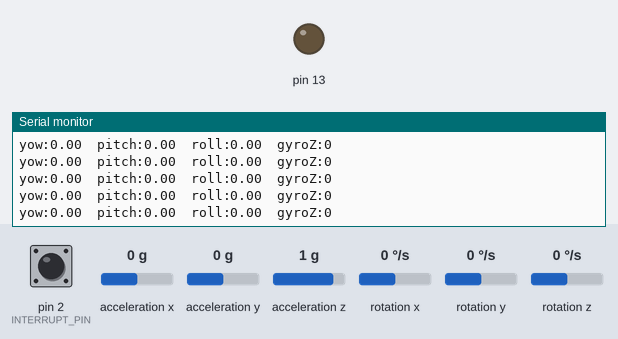
The sketch below on a simulated Arduino Uno, built with avr-gcc and run on an emulated ATmega328P. Shown: output pins drawn as LEDs (lit = HIGH), the last lines printed to the serial monitor. The test bench sets the inputs (shaded band); at power-on: acceleration x 0 g, acceleration y 0 g, acceleration z 1 g, rotation x 0 °/s, pin 2 (INTERRUPT_PIN) LOW, rotation y 0 °/s, rotation z 0 °/s. The sensor or clock chip raises its interrupt line as the real part does.

Above: at 1.7 s.
1.8 s: acceleration x set to 0.8 g
At 2.4 s:
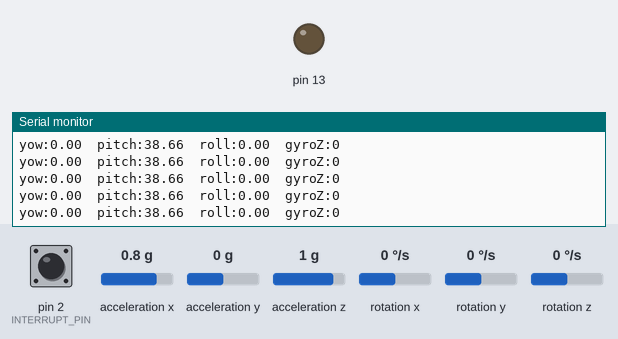
4.8 s: acceleration y set to 0.8 g
At 5.6 s:
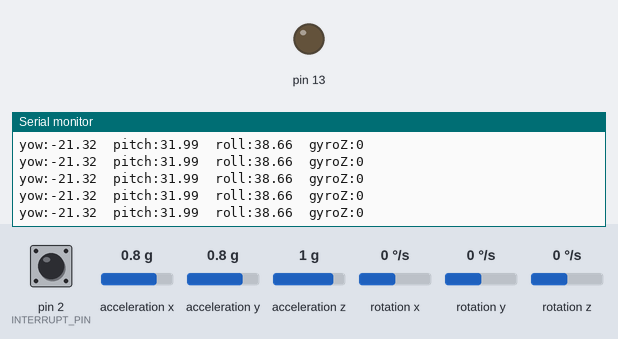
7.8 s: acceleration z set to -1.4 g
At 8.4 s:
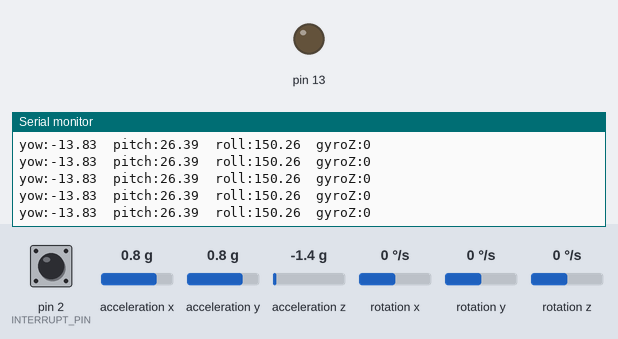
10.8 s: rotation x set to -192 °/s
At 11.7 s:
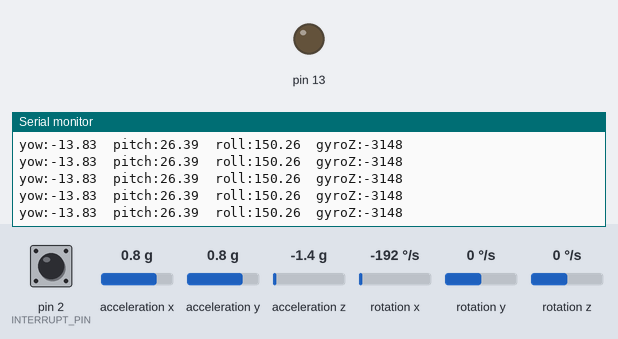
Timing chart, 0 to 13.8 s (numbered marks = the images above; inputs shaded):
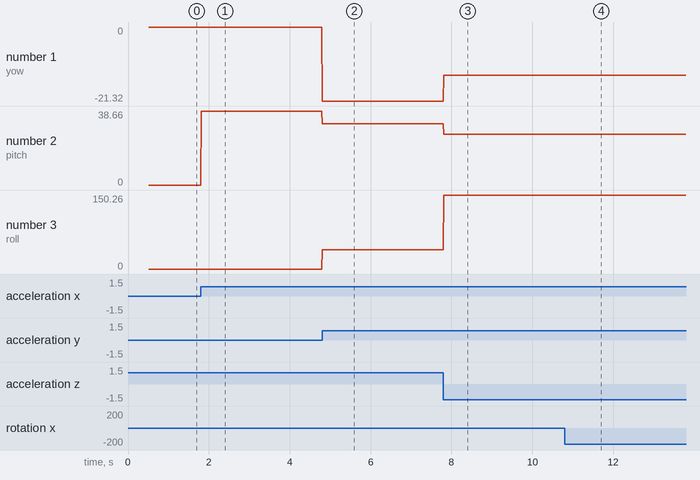

The sketch:

debug_mpu6050.ino
```cpp
/* デバッグ内容
  - 加速度センサが正常にシリアルモニタに表示される。
  - 加速度センサを回転させるとそれに比例してシリアルモニタの値も変化する。
*/

#include "I2Cdev.h"
#include "MPU6050_6Axis_MotionApps20.h"
#if I2CDEV_IMPLEMENTATION == I2CDEV_ARDUINO_WIRE
  #include "Wire.h"
#endif

#define INTERRUPT_PIN 2       // use pin 2 on Arduino Uno & most boards

MPU6050 mpu;

bool dmpReady = false;        // set true if DMP init was successful
uint8_t mpuIntStatus;         // holds actual interrupt status byte from MPU
uint8_t devStatus;            // return status after each device operation (0 = success, !0 = error)
uint16_t packetSize;          // expected DMP packet size (default is 42 bytes)
uint16_t fifoCount;           // count of all bytes currently in FIFO
uint8_t fifoBuffer[64];       // FIFO storage buffer
Quaternion q;                 // [w, x, y, z]         quaternion container
VectorFloat gravity;          // [x, y, z]            gravity vector
VectorInt16 gyro;             // [x, y, z]            角速度センサの測定値
float ypr[3];                 // [yaw, pitch, roll]   yaw/pitch/roll container and gravity vector

volatile bool mpuInterrupt = false;     // indicates whether MPU interrupt pin has gone high
void dmpDataReady() {
  mpuInterrupt = true;
}


void setup() {
  pinMode(13, OUTPUT);
  digitalWrite(13, LOW);
#if I2CDEV_IMPLEMENTATION == I2CDEV_ARDUINO_WIRE
  Wire.begin();
  Wire.setClock(400000); // 400kHz I2C clock. Comment this line if having compilation difficulties
#elif I2CDEV_IMPLEMENTATION == I2CDEV_BUILTIN_FASTWIRE
  Fastwire::setup(400, true);
#endif
  Serial.begin(115200);
  while (!Serial); // wait for Leonardo enumeration, others continue immediately
  Serial.println(F("Initializing I2C devices..."));
  mpu.initialize();
  Serial.println(F("Testing device connections..."));
  Serial.println(mpu.testConnection() ? F("MPU6050 connection successful") : F("MPU6050 connection failed"));

  mpu.initialize();
  pinMode(INTERRUPT_PIN, INPUT);

  Serial.println(F("Initializing DMP..."));
  devStatus = mpu.dmpInitialize();

  mpu.setXGyroOffset(220);
  mpu.setYGyroOffset(76);
  mpu.setZGyroOffset(-85);
  mpu.setZAccelOffset(1788); // 1688 factory default for my test chip

  if (devStatus == 0) {
    Serial.println(F("Enabling DMP..."));
    mpu.setDMPEnabled(true);

    Serial.println(F("Enabling interrupt detection (Arduino external interrupt 0)..."));
    attachInterrupt(digitalPinToInterrupt(INTERRUPT_PIN), dmpDataReady, RISING);
    mpuIntStatus = mpu.getIntStatus();

    Serial.println(F("DMP ready! Waiting for first interrupt..."));
    dmpReady = true;

    packetSize = mpu.dmpGetFIFOPacketSize();
  } else {
    // ERROR!
    // 1 = initial memory load failed
    // 2 = DMP configuration updates failed
    // (if it's going to break, usually the code will be 1)
    Serial.print(F("DMP Initialization failed (code "));
    Serial.print(devStatus);
    Serial.println(F(")"));
  }
}

void loop() {
  if (!dmpReady) return;
  mpuInterrupt = false;
  mpuIntStatus = mpu.getIntStatus();
  fifoCount = mpu.getFIFOCount();
  if ((mpuIntStatus & 0x10) || fifoCount == 1024) {
    mpu.resetFIFO();
    Serial.println(F("FIFO overflow!"));
  } else if (mpuIntStatus & 0x02) {
    while (fifoCount < packetSize) fifoCount = mpu.getFIFOCount();
    mpu.getFIFOBytes(fifoBuffer, packetSize);
    fifoCount -= packetSize;
  }

  mpu.dmpGetQuaternion(&q, fifoBuffer);
  mpu.dmpGetGravity(&gravity, &q);
  mpu.dmpGetYawPitchRoll(ypr, &q, &gravity);
  mpu.dmpGetGyro(&gyro, fifoBuffer);
  Serial.print("yow:"); Serial.print(ypr[0] * 180 / M_PI);
  Serial.print("  pitch:"); Serial.print(ypr[1] * 180 / M_PI);
  Serial.print("  roll:"); Serial.print(ypr[2] * 180 / M_PI);
  Serial.print("  gyroZ:"); Serial.println(gyro.x);
}
```

Measured:
- after the input at 1.8 s, the serial monitor: prints a new line at once (image 1)
- after the input at 4.8 s, the serial monitor: prints a new line at once (image 2)
- after the input at 7.8 s, the serial monitor: prints a new line at once (image 3)
- after the input at 10.8 s, the serial monitor: prints a new line at once (image 4)
- plotted number 1: 0 → -21.32 after the input at 4.8 s, -21.32 → -13.83 after the input at 7.8 s
- plotted number 2: 0 → 38.66 after the input at 1.8 s, 38.66 → 31.99 after the input at 4.8 s, 31.99 → 26.39 after the input at 7.8 s
- plotted number 3: 38.66 → 150.26 after the input at 7.8 s
